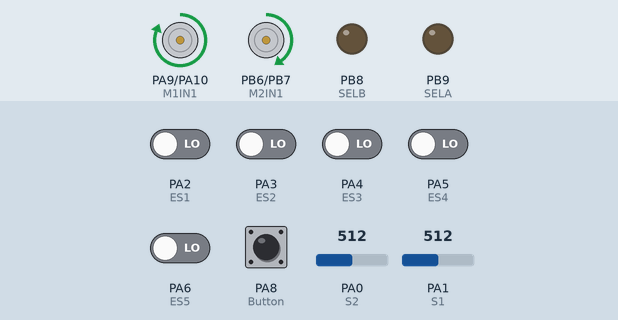
Bench run of a sketch on a simulated STM32 Blue Pill. On the bench: motor-driver pin pairs drawn as motors (green arrow = first pin HIGH = forward, orange = second pin HIGH = backward, longer = more drive, scaled by the enable pin), output pins drawn as LEDs (lit = HIGH). Inputs (shaded band) come from the test bench; at power-on: PA8 (Button) HIGH, PA2 (ES1), PA3 (ES2), PA4 (ES3), PA5 (ES4), PA6 (ES5) LOW, PA0 (S2) = 512, PA1 (S1) = 512.

Above: at 0.1 s.
Timing chart, 0 to 1.6 s (numbered marks = the images above):
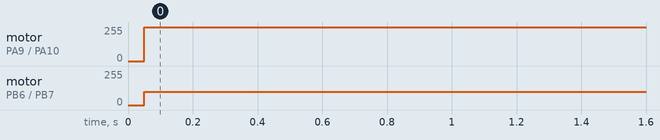

The sketch:

Mini_Sumo_Motor_Movement.ino
```cpp
#define ENB PB5
#define SELB PB8
#define M2IN1 PB6
#define M2IN2 PB7

#define Button PA8

#define ENA PC13
#define SELA PB9
#define M1IN1 PA9
#define M1IN2 PA10

#define S1 PA1
#define S2 PA0

#define ES1 PA2
#define ES2 PA3
#define ES3 PA4
#define ES4 PA5
#define ES5 PA6

void setup() {
  // put your setup code here, to run once:
  pinMode(ENB, OUTPUT);
  pinMode(SELB, OUTPUT);
  pinMode(M2IN1, OUTPUT);
  pinMode(M2IN2, OUTPUT);

  pinMode(ENA, OUTPUT);
  pinMode(SELA, OUTPUT);
  pinMode(M1IN1, OUTPUT);
  pinMode(M2IN2, OUTPUT);

  pinMode(Button, INPUT_PULLUP);

  pinMode(S1, INPUT);
  pinMode(S2, INPUT);
  pinMode(ES1, INPUT);
  pinMode(ES2, INPUT);
  pinMode(ES3, INPUT);
  pinMode(ES4, INPUT);
  pinMode(ES5, INPUT);
}

int lastButtonState = digitalRead(Button);
int buttonState = 0;
int idleState = 1;

  int value1 = analogRead(S1);
  int value2 = analogRead(S2);
  int distancevalue1 = digitalRead(ES1);
  int distancevalue2 = digitalRead(ES2);
  int distancevalue3 = digitalRead(ES3);
  int distancevalue4 = digitalRead(ES4);
  int dsitancevalue5 = digitalRead(ES5);

void loop() {
  // put your main code here, to run repeatedly:
  Start();

  value1 = analogRead(S1);
  value2 = analogRead(S2);
  distancevalue1 = digitalRead(ES1);
  distancevalue2 = digitalRead(ES2);
  distancevalue3 = digitalRead(ES3);
  distancevalue4 = digitalRead(ES4);
  dsitancevalue5 = digitalRead(ES5);

    digitalWrite(ENB, HIGH);
    analogWrite(M2IN1, 100);
    analogWrite(M2IN2, 0);

    digitalWrite(ENA, HIGH);
    analogWrite(M1IN1, 255);
    analogWrite(M1IN2, 0);
}

void Start(void){
  buttonState = digitalRead(Button);

  if(buttonState != lastButtonState){
    if(buttonState == LOW)
       idleState = !idleState;
     delay(50);
    lastButtonState = buttonState;
  }
}
```

Measured:
- by itself, motor on PA9 (M1IN1) / PA10 (M1IN2): stopped → forward 255/255 at 0.05 s
- by itself, motor on PB6 (M2IN1) / PB7 (M2IN2): stopped → forward 100/255 at 0.05 s
